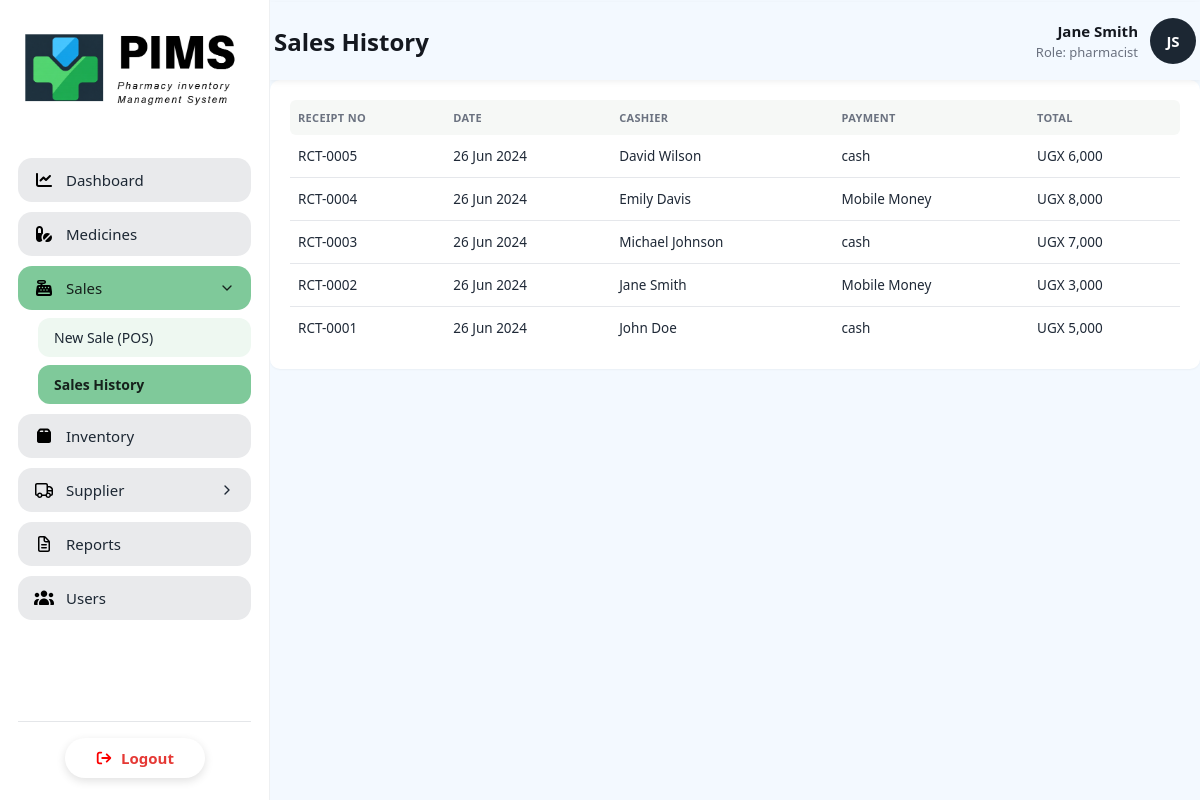
The app's page /sales_history.php (signed in) with its own data.
### tables this page shows
create table sales(
    saleId int auto_increment primary key,
    userId int,
    totalAmount decimal(10,2),
    paymentMethod enum('cash', 'Mobile Money'),
    saleDate timestamp default current_timestamp,
    foreign key (userId) references users(userId)

);

create table users(
    userId int auto_increment primary key ,
    fullName varchar(100) not null,
    userName varchar(50) not null unique,
    email varchar(100) not null unique,
    phone varchar(20),
    password varchar(100) not null,
    role enum ('admin', 'pharmacist', 'staff'),
    status enum ('active', 'inactive') default 'active',
    createdAt timestamp default current_timestamp

);

### sales_history.php (the view, shortened to what this page needs)
<?php
require_once 'connect.php';
$query = "SELECT s.saleId, s.saleDate, u.fullName as cashier, s.paymentMethod, s.totalAmount
          FROM sales s
          JOIN users u ON s.userId = u.userId
          ORDER BY s.saleDate DESC";
$result = $db->query($query)->fetchAll();
?>
<!DOCTYPE html>
<html lang="en">
<head>
    <link rel="stylesheet" href="includes/style.css">
    <link rel="stylesheet" href="includes/style_dashboard.css">
</head>
<body>
<div class="app-layout">
    <?php include 'includes/sidebar.php'; ?>
    <main class="pims-main">
        <?php include 'includes/header.php'; ?>
        <div class="container">
            <div class="panel full-panel">
                <table>
                    <thead>
                        <tr>
                            <th>Receipt No</th>
                            <th>Date</th>
                            <th>Cashier</th>
                            <th>Payment</th>
                            <th>Total</th>
                        </tr>
                    </thead>
                    <tbody>
                        <?php if (count($result) > 0): ?>
                            <?php foreach ($result as $row): ?>
                                <tr>
                                    <td>RCT-<?= str_pad($row['saleId'], 4, '0', STR_PAD_LEFT) ?></td>
                                    <td><?= date('d M Y', strtotime($row['saleDate'])) ?></td>
                                    <td><?= htmlspecialchars($row['cashier']) ?></td>
                                    <td><?= htmlspecialchars($row['paymentMethod']) ?></td>
                                    <td>UGX <?= number_format($row['totalAmount']) ?></td>
                                </tr>
                            <?php endforeach; ?>
                        <?php else: ?>
                            <tr><td colspan="6" class="empty-row">No transactions recorded yet.</td></tr>
                        <?php endif; ?>
                    </tbody>
                </table>
            </div>
        </div>
    </main>
</div>
</body>
</html>

### includes/style.css (style rules this page uses)
* { box-sizing: border-box; margin: 0; padding: 0; font-family: 'Segoe UI', Tahoma, Geneva, Verdana, sans-serif; }
html, body { height: 100%; margin: 0; background-color: #f3f9ff; }
.app-layout { display: flex; height: 100vh; }
.pims-main { flex: 1; padding: 24px 30px; overflow-y: auto; }
.pims-main { flex: 1; padding: 24px 30px; min-width: 0; }

### includes/style_dashboard.css (style rules this page uses)
:root { --bg: #eef2ee; --card-bg: #fff; --green: #2f6f4f; --green-light: #e6f2ea; --text-dark: #1f2937; --text-muted: #6b7280; --blue-bg: #e8f0fe; --blue-text: #2b5fb8; }
* { box-sizing: border-box; }
body { margin: 0; background: var(--bg); font-family: -apple-system, BlinkMacSystemFont, "Segoe UI", Roboto, Helvetica, Arial, sans-serif; color: var(--text-dark); }
.app-layout { display: flex; min-height: 100vh; }
.container { max-width: 1200px; margin: 0 auto; }
.panel { background: var(--card-bg); border-radius: 10px; padding: 20px; box-shadow: 0 1px 2px rgba(0, 0, 0, 0.04); }
table { width: 100%; border-collapse: collapse; }
thead th { text-align: left; font-size: 11px; color: var(--text-muted); text-transform: uppercase; letter-spacing: .03em; background: #f6f8f6; padding: 10px 8px; font-weight: 600; }
thead th:first-child { border-radius: 6px 0 0 6px; }
thead th:last-child { border-radius: 0 6px 6px 0; }
tbody td { padding: 12px 8px; font-size: 13.5px; border-bottom: 1px solid #e5e7eb; }
tbody tr:last-child td { border-bottom: none; }
.full-panel { margin-bottom: 16px; }

### includes/header.css (style rules this page uses)
.pims-main { flex: 1; padding: 2px 0; min-width: 0; }

### records on screen
sales: saleId "0005", saleDate "26 Jun 2024", userId.fullName "David Wilson", paymentMethod "cash", totalAmount "6,000"
sales: saleId "0004", saleDate "26 Jun 2024", userId.fullName "Emily Davis", paymentMethod "Mobile Money", totalAmount "8,000"
sales: saleId "0003", saleDate "26 Jun 2024", userId.fullName "Michael Johnson", paymentMethod "cash", totalAmount "7,000"
sales: saleId "0002", saleDate "26 Jun 2024", userId.fullName "Jane Smith", paymentMethod "Mobile Money", totalAmount "3,000"
sales: saleId "0001", saleDate "26 Jun 2024", userId.fullName "John Doe", paymentMethod "cash", totalAmount "5,000"

### other values on screen
$pageTitle "Sales History"
$userName "Jane Smith"
$userRole "pharmacist"
$initials "JS"
